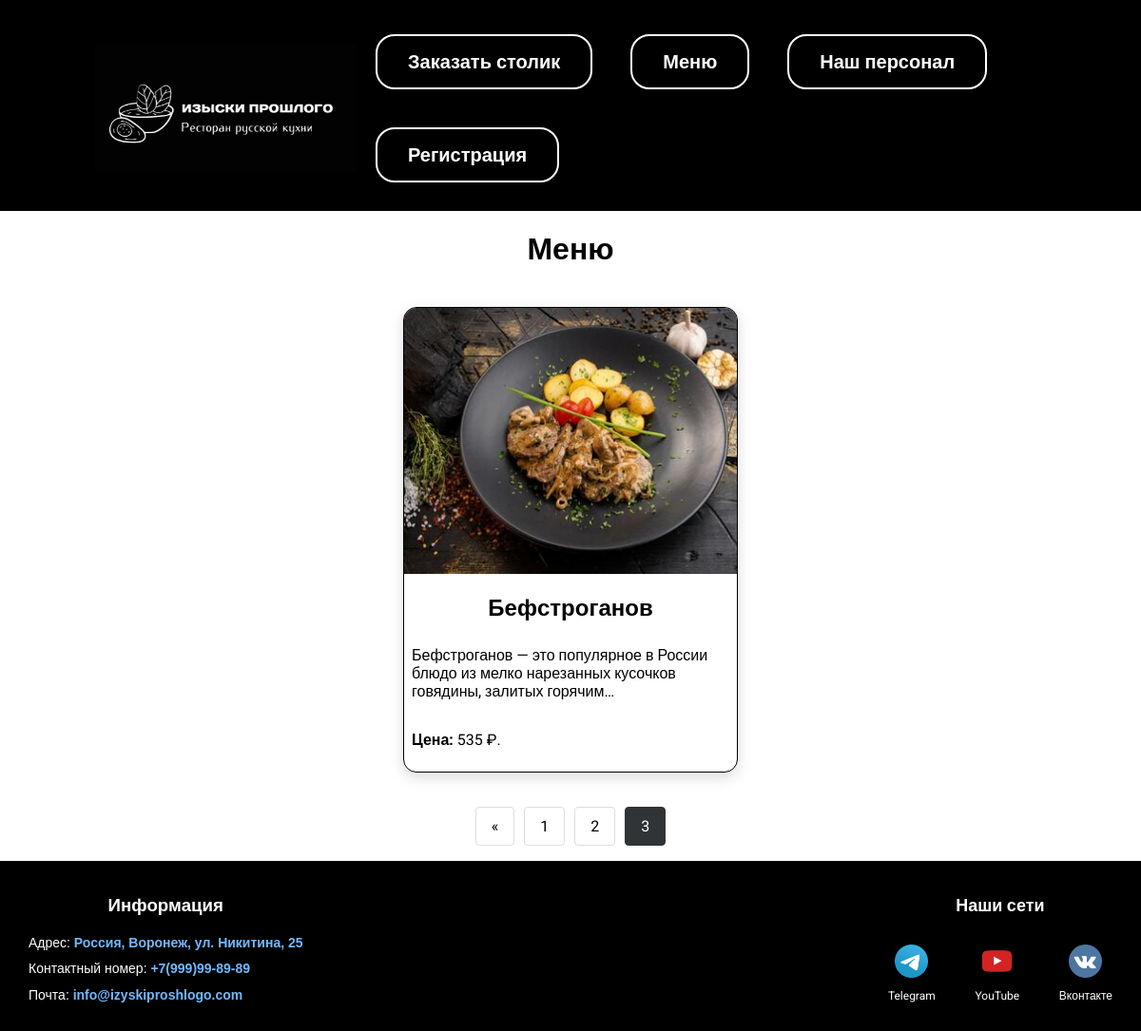
/menu/?page=3, run on an earlier commit of the app's database.
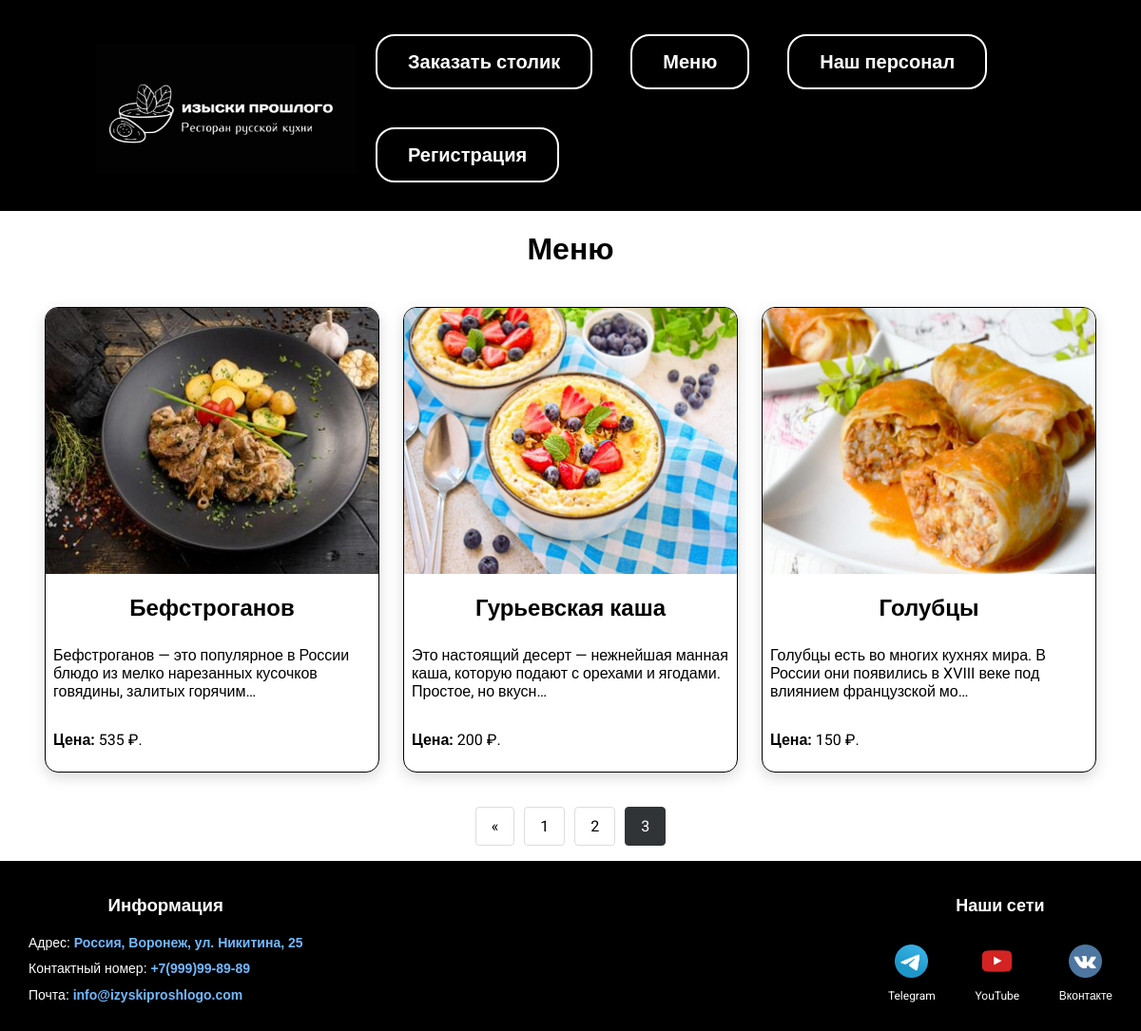
And on a later commit of the database.
### view/models.py (models this page shows, shortened)
class Menu(models.Model):
    title = models.CharField(max_length=100)
    image = models.ImageField(upload_to='images/')
    recipe = models.CharField(max_length=2000)
    ingredients = models.CharField(max_length=1000)
    price = models.DecimalField(max_digits=10, decimal_places=2)
    slug = models.SlugField(max_length=250, unique=True)
    class Meta:
        verbose_name = 'блюдо'
        verbose_name_plural = 'Меню'

### view/views.py (the view)
# urls.py: path('menu/', views.menu, name='menu'),
def menu(request):
    menu_items = Menu.objects.all()
    paginator = Paginator(menu_items, 3)
    page = request.GET.get('page')
    try:
        menu_items = paginator.page(page)
    except PageNotAnInteger:
        menu_items = paginator.page(1)
    except EmptyPage:
        menu_items = paginator.page(paginator.num_pages)
    return render(request, 'view/menu.html', {"menu": menu_items})

### view/templates/view/menu.html (shortened to what this page needs)
{% extends 'view/base.html' %}
{% load static %}
{% block content %}
<div class="center_pers"><h1>Меню</h1></div>
<div class="column">
    {% for item in menu %}
    <div class="menu-card">
        <a href="{% url 'dish' item.slug %}"><img class="menu-image" src="{{ item.image.url }}"></a>
        <div class="menu-content">
            <h3 class="menu-title">{{ item.title }}</h3>
            <p class="menu-recipe">{{ item.recipe|truncatechars:100 }}</p>
            <p class="menu-price"><b>Цена:</b> {{ item.price|floatformat:0 }} ₽.</p>
        </div>
    </div>
    {% endfor %}
</div>
<nav aria-label="Page navigation example">
    <ul class="pagination">
        {% if menu.has_previous %}
        <li class="page-item">
            <a class="page-link" href="?page={{ menu.previous_page_number }}" aria-label="Previous">
                <span aria-hidden="true">&laquo;</span>
            </a>
        </li>
        {% endif %}
        {% for num in menu.paginator.page_range %}
            {% if menu.number == num %}
            <li class="page-item active">
                <a class="page-link" href="?page={{ num }}">{{ num }}</a>
            </li>
            {% else %}
            <li class="page-item">
                <a class="page-link" href="?page={{ num }}">{{ num }}</a>
            </li>
            {% endif %}
        {% endfor %}
    </ul>
</nav>
{% endblock %}

What changed in the data, as far as the page shows it:
added Menu: image (picture), title "Гурьевская каша", recipe "Это настоящий десерт — нежнейшая манная каша, которую подают с орехами и ягодами. Простое, но вкусн…", price "200"
added Menu: image (picture), title "Голубцы", recipe "Голубцы есть во многих кухнях мира. В России они появились в XVIII веке под влиянием французской мо…", price "150"
